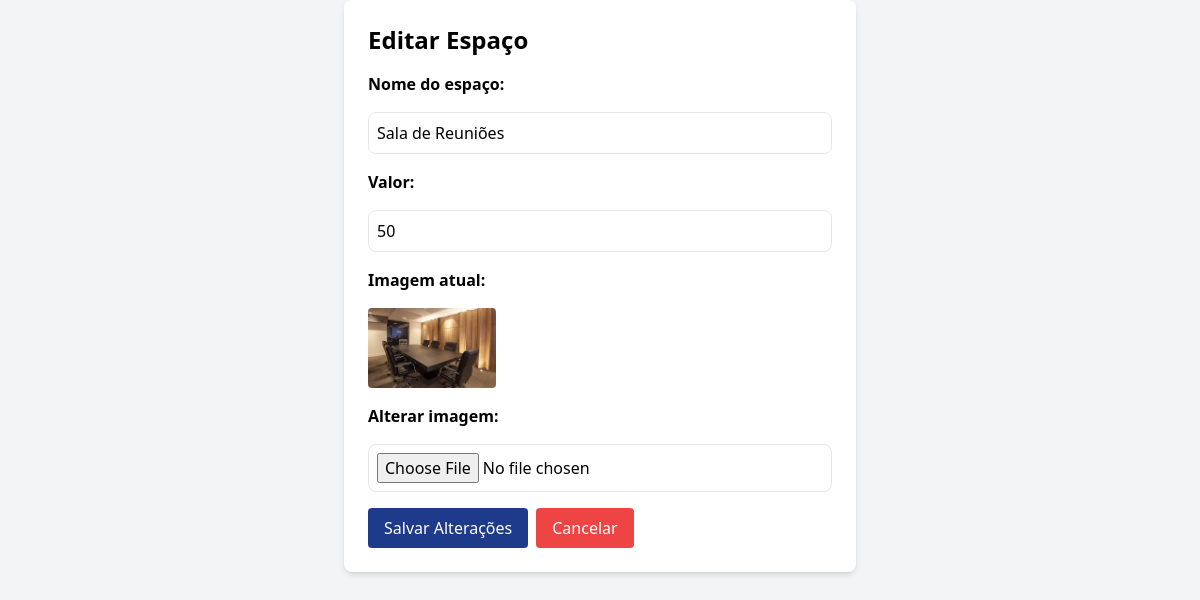
Page /edit_space.php?id=7 (signed in) on the committed database.
### tables this page shows
CREATE TABLE IF NOT EXISTS `espacos` (
  `id` int NOT NULL AUTO_INCREMENT,
  `nome` varchar(255) NOT NULL,
  `img` varchar(255) DEFAULT NULL,
  `valor` decimal(10,0) NOT NULL,
  PRIMARY KEY (`id`)
);

### edit_space.php (the view, shortened to what this page needs)
<?php
include("config.php");
$id = $_GET['id'] ?? '';
$stmt = $conn->prepare("SELECT * FROM espacos WHERE id = ?");
$stmt->bind_param("i", $id);
$stmt->execute();
$result = $stmt->get_result();
$espaco = $result->fetch_assoc();
?>
<!DOCTYPE html>
<html lang="pt-BR">
<head>
<script src="https://cdn.tailwindcss.com"></script>
</head>
<body class="bg-gray-100 flex items-center justify-center min-height-screen">
<div class="bg-white shadow-md rounded-lg p-6 w-full max-w-lg">
  <h2 class="text-2xl font-bold mb-4">Editar Espaço</h2>
  <form action="update_space.php" method="post" enctype="multipart/form-data" class="space-y-4">
    <label class="block font-semibold">Nome do espaço:</label>
    <input type="text" name="nome" value="<?= htmlspecialchars($espaco['nome']) ?>"
           class="w-full p-2 border rounded-lg" required>
    <label class="block font-semibold">Valor:</label>
    <input type="number" name="valor" value="<?= $espaco['valor'] ?>"
           class="w-full p-2 border rounded-lg" step="0.01" required>
    <label class="block font-semibold">Imagem atual:</label>
    <img src="<?= $espaco['img'] ?>" alt="<?= htmlspecialchars($espaco['nome']) ?>"
         class="w-32 h-20 object-cover mb-2 rounded">
    <label class="block font-semibold">Alterar imagem:</label>
    <input type="file" name="img" accept="image/*" class="w-full p-2 border rounded-lg">
    <div class="flex gap-2">
        <button type="submit"
                class="bg-blue-900 text-white px-4 py-2 rounded hover:bg-blue-700">
            Salvar Alterações
        </button>
        <a href="admin.php"
           class="bg-red-500 text-white px-4 py-2 rounded hover:bg-red-400">
           Cancelar
        </a>
    </div>
  </form>
</div>
</body>
</html>

### rows in the picture
espacos: nome "Sala de Reuniões", valor "50", img (picture)
